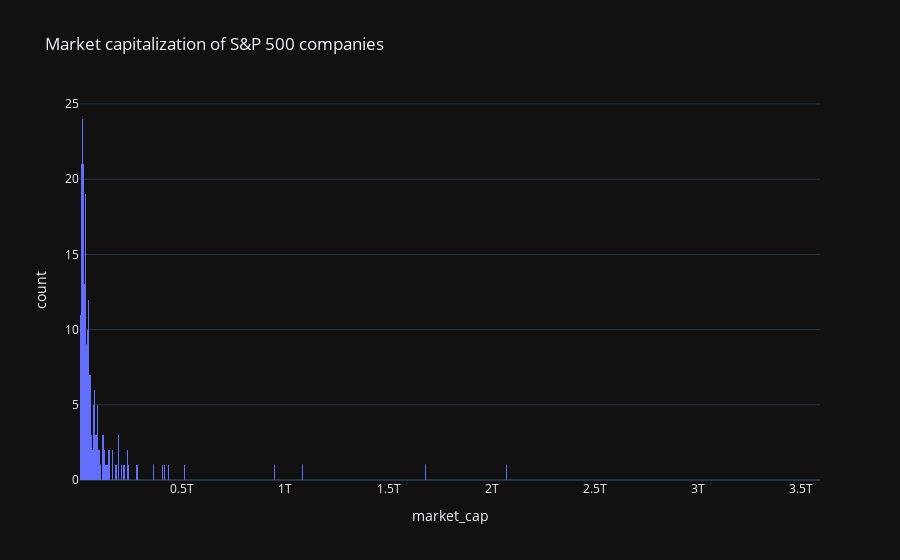

The cell this chart's notebook holds for it:
### Code cell
fig = px.histogram(
    snp_data,
    x="market_cap",
    title="Market capitalization of S&P 500 companies",
    nbins=3000,
)
fig.show()

### Figure 1 — Plotly figure (JSON) as saved in the notebook; plotly's stock layout.template omitted (floating-point values rounded to 4 significant figures; data arrays with more than 128 entries replaced by an {"elided": "..."} marker saying what was removed)
{"data": [{"alignmentgroup": "True", "bingroup": "x", "hovertemplate": "market_cap=%{x}<br>count=%{y}<extra></extra>", "legendgroup": "", "marker": {"color": "#636efa", "pattern": {"shape": ""}}, "name": "", "nbinsx": 3000, "offsetgroup": "", "orientation": "v", "showlegend": false, "type": "histogram", "x": {"elided": "503 int values"}, "xaxis": "x", "yaxis": "y"}], "layout": {"barmode": "relative", "legend": {"tracegroupgap": 0}, "title": {"text": "Market capitalization of S&P 500 companies"}, "xaxis": {"anchor": "y", "domain": [0, 1], "title": {"text": "market_cap"}}, "yaxis": {"anchor": "x", "domain": [0, 1], "title": {"text": "count"}}}}
